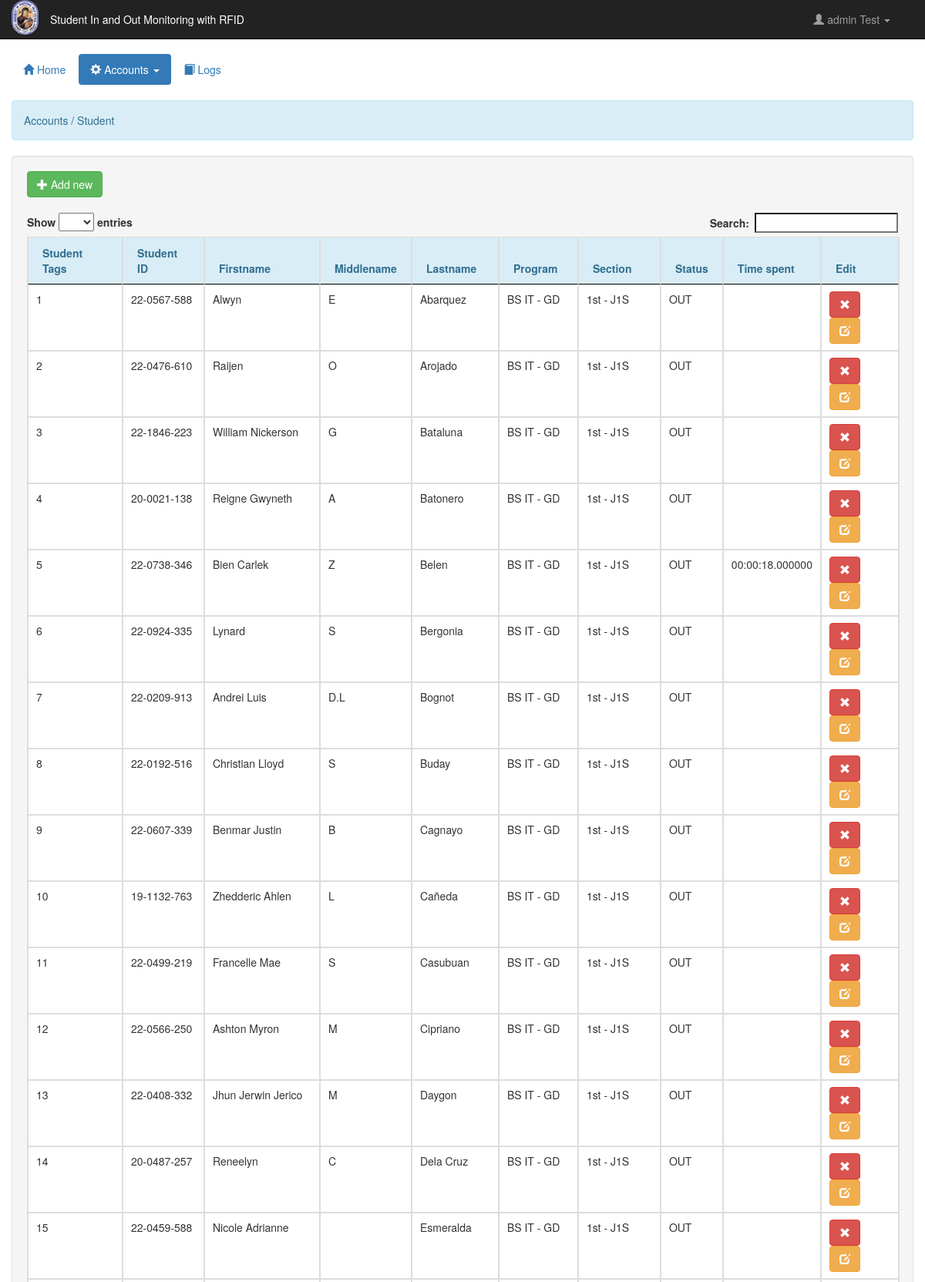
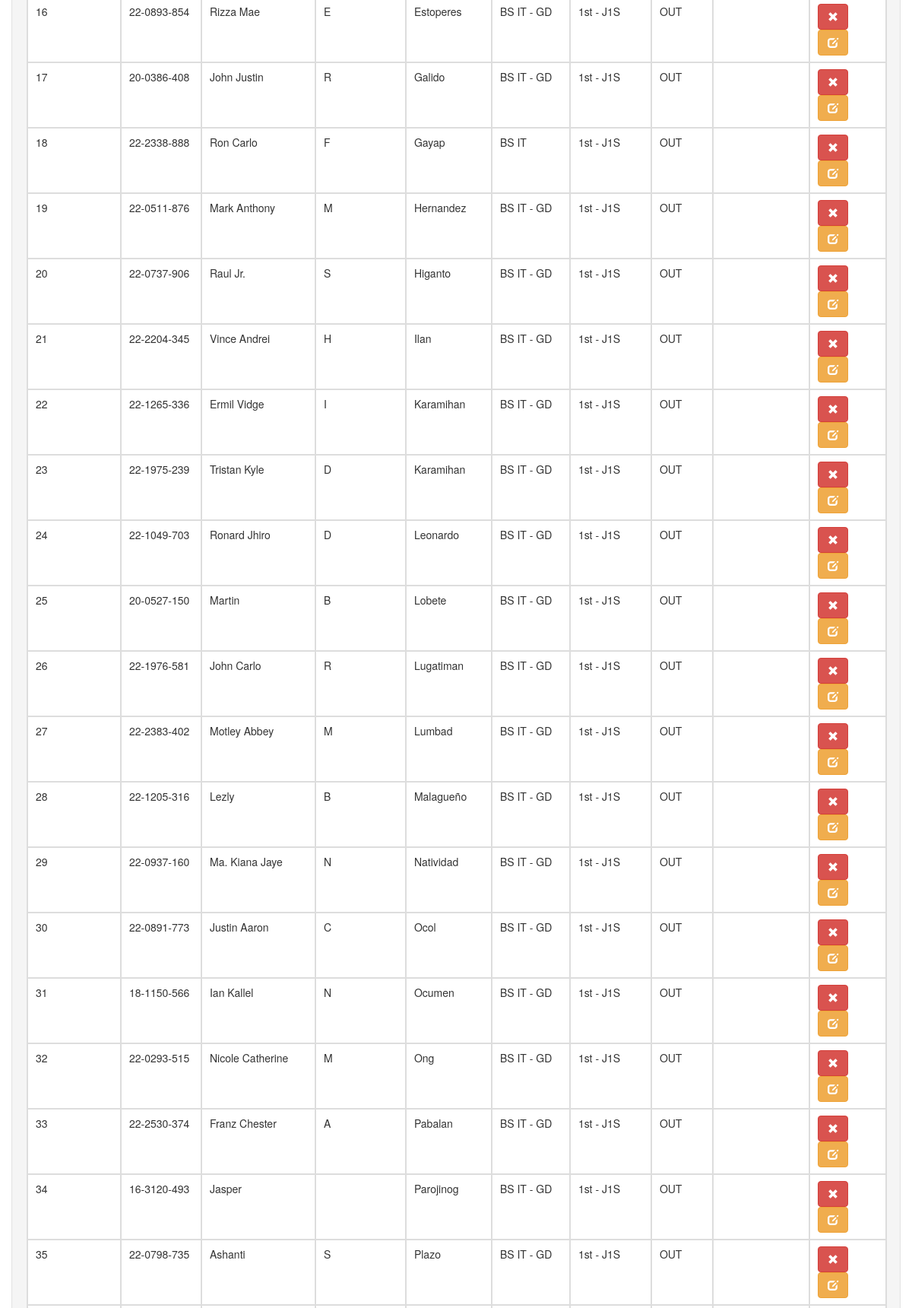
Page /admin/student.php (signed in, upper part) on the committed database (2 pictures, top to bottom).
### tables this page shows
CREATE TABLE `student` (
  `student_id` int(11) NOT NULL,
  `student_no` varchar(100) NOT NULL,
  `student_idno` varchar(255) NOT NULL,
  `firstname` varchar(100) NOT NULL,
  `middlename` varchar(100) NOT NULL,
  `lastname` varchar(100) NOT NULL,
  `course` varchar(10) NOT NULL,
  `section` varchar(30) NOT NULL,
  `user_status` enum('IN','OUT') NOT NULL DEFAULT 'OUT',
  `time_spent` time(6) DEFAULT NULL,
  `start_time` time DEFAULT NULL,
  `end_time` time NOT NULL
);

### admin/account.php (called while the page is built)
<?php
	require_once 'connect.php';
	$q_adminname = $conn->query("SELECT * FROM `admin` WHERE `admin_id` = '$_SESSION[admin_id]'") or die(mysqli_error());
	$f_adminname = $q_adminname->fetch_array();
	$admin_name = $f_adminname['firstname']." ".$f_adminname['lastname'];

### admin/student.php (the view, shortened to what this page needs)
<!DOCTYPE html>
<?php
	require_once 'account.php';
?>
<html lang = "eng">
	<head>
		<link rel = "stylesheet" href = "css/bootstrap.css" />
		<link rel = "stylesheet" href = "css/jquery.dataTables.css" />
	</head>
	<body>
		<nav class = "navbar navbar-inverse navbar-fixed-top">
			<div class = "container-fluid">
				<div class = "navbar-header">
					<img src = "../Pictures/perps-logo.png" width = "35px" height = "45px"/>
					<p class = "navbar-text pull-right">Student In and Out Monitoring with RFID</p>
				</div>
				<ul class = "nav navbar-nav navbar-right">
					<li class = "dropdown">
						<a href = "#" class = "dropdown-toggle" data-toggle = "dropdown"><i class = "glyphicon glyphicon-user"></i> <?php echo htmlentities($admin_name)?> <b class = "caret"></b></a>
					</li>
				</ul>
			</div>
		</nav>
		<div class = "container-fluid" style = "margin-top:70px;">
			<ul class = "nav nav-pills">
				<li><a href = "home.php"><span class = "glyphicon glyphicon-home"></span> Home</a></li>
				<li class = "dropdown active">
					<a class = "dropdown-toggle" data-toggle = "dropdown" href = "#"><span class = "glyphicon glyphicon-cog"></span> Accounts <span class = "caret"></span></a>
				</li>
				<li><a href = "record.php"><span class = "glyphicon glyphicon-book"></span> Logs</a></li>
			</ul>
			<br />
			<div class = "alert alert-info">Accounts / Student</div>
			<div class = "well col-lg-12">
				<button class = "btn btn-success" type = "button" href = "#" data-toggle = "modal" data-target = "#add_student"><span class = "glyphicon glyphicon-plus"></span> Add new </button>
				<br />
				<br />
				<table id = "table" class = "table table-bordered">
					<thead class = "alert-info">
						<tr>
							<th>Student Tags</th>
							<th>Student ID</th>
							<th>Firstname</th>
							<th>Middlename</th>
							<th>Lastname</th>
							<th>Program</th>
							<th>Section</th>
							<th>Status</th>
							<th>Time spent</th>
							<th>Edit</th>
						</tr>
					</thead>
					<tbody>
						<?php
							$q_student = $conn->query("SELECT * FROM `student`") or die(mysqli_error());
							while($f_student = $q_student->fetch_array()){
						?>
					<tr>
							<td><?php echo $f_student['student_no']?></td>
							<td><?php echo $f_student['student_idno']?></td>
							<td><?php echo $f_student['firstname']?></td>
							<td><?php echo $f_student['middlename']?></td>
							<td><?php echo $f_student['lastname']?></td>
							<td><?php echo $f_student['course']?></td>
							<td><?php echo $f_student['section']?></td>
							<td><?php echo $f_student['user_status']?></td>
							<td><?php echo $f_student['time_spent']?></td>
							<td><a class = "btn btn-danger rstudent_id" name = "<?php echo $f_student['student_id']?>" href = "#" data-toggle = "modal" data-target = "#delete"><span class = "glyphicon glyphicon-remove"></span></a> <a class = "btn btn-warning  estudent_id" name = "<?php echo $f_student['student_id']?>" href = "#" data-toggle = "modal" data-target = "#edit_student"><span class = "glyphicon glyphicon-edit"></span></a></td>
						</tr>
						<?php
							}
						?>
					</tbody>
				</table>
			</div>
			<br />
			<br />
			<br />
		</div>
	</body>
</html>

### rows in the picture
student: student_no "1", student_idno "22-0567-588", firstname "Alwyn", middlename "E", lastname "Abarquez", course "BS IT - GD", section "1st - J1S", user_status "OUT"
student: student_no "2", student_idno "22-0476-610", firstname "Raijen", middlename "O", lastname "Arojado", course "BS IT - GD", section "1st - J1S", user_status "OUT"
student: student_no "3", student_idno "22-1846-223", firstname "William Nickerson", middlename "G", lastname "Bataluna", course "BS IT - GD", section "1st - J1S", user_status "OUT"
student: student_no "4", student_idno "20-0021-138", firstname "Reigne Gwyneth", middlename "A", lastname "Batonero", course "BS IT - GD", section "1st - J1S", user_status "OUT"
student: student_no "5", student_idno "22-0738-346", firstname "Bien Carlek", middlename "Z", lastname "Belen", course "BS IT - GD", section "1st - J1S", user_status "OUT", time_spent "00:00:18.000000"
student: student_no "6", student_idno "22-0924-335", firstname "Lynard", middlename "S", lastname "Bergonia", course "BS IT - GD", section "1st - J1S", user_status "OUT"
student: student_no "7", student_idno "22-0209-913", firstname "Andrei Luis", middlename "D.L", lastname "Bognot", course "BS IT - GD", section "1st - J1S", user_status "OUT"
student: student_no "8", student_idno "22-0192-516", firstname "Christian Lloyd", middlename "S", lastname "Buday", course "BS IT - GD", section "1st - J1S", user_status "OUT"
student: student_no "9", student_idno "22-0607-339", firstname "Benmar Justin", middlename "B", lastname "Cagnayo", course "BS IT - GD", section "1st - J1S", user_status "OUT"
student: student_no "10", student_idno "19-1132-763", firstname "Zhedderic Ahlen", middlename "L", lastname "Cañeda", course "BS IT - GD", section "1st - J1S", user_status "OUT"
student: student_no "11", student_idno "22-0499-219", firstname "Francelle Mae", middlename "S", lastname "Casubuan", course "BS IT - GD", section "1st - J1S", user_status "OUT"
student: student_no "12", student_idno "22-0566-250", firstname "Ashton Myron", middlename "M", lastname "Cipriano", course "BS IT - GD", section "1st - J1S", user_status "OUT"
student: student_no "13", student_idno "22-0408-332", firstname "Jhun Jerwin Jerico", middlename "M", lastname "Daygon", course "BS IT - GD", section "1st - J1S", user_status "OUT"
student: student_no "14", student_idno "20-0487-257", firstname "Reneelyn", middlename "C", lastname "Dela Cruz", course "BS IT - GD", section "1st - J1S", user_status "OUT"
student: student_no "15", student_idno "22-0459-588", firstname "Nicole Adrianne", lastname "Esmeralda", course "BS IT - GD", section "1st - J1S", user_status "OUT"
student: student_no "16", student_idno "22-0893-854", firstname "Rizza Mae", middlename "E", lastname "Estoperes", course "BS IT - GD", section "1st - J1S", user_status "OUT"
student: student_no "17", student_idno "20-0386-408", firstname "John Justin", middlename "R", lastname "Galido", course "BS IT - GD", section "1st - J1S", user_status "OUT"
student: student_no "18", student_idno "22-2338-888", firstname "Ron Carlo", middlename "F", lastname "Gayap", course "BS IT", section "1st - J1S", user_status "OUT"
student: student_no "19", student_idno "22-0511-876", firstname "Mark Anthony", middlename "M", lastname "Hernandez", course "BS IT - GD", section "1st - J1S", user_status "OUT"
student: student_no "20", student_idno "22-0737-906", firstname "Raul Jr.", middlename "S", lastname "Higanto", course "BS IT - GD", section "1st - J1S", user_status "OUT"
student: student_no "21", student_idno "22-2204-345", firstname "Vince Andrei", middlename "H", lastname "Ilan", course "BS IT - GD", section "1st - J1S", user_status "OUT"
student: student_no "22", student_idno "22-1265-336", firstname "Ermil Vidge", middlename "I", lastname "Karamihan", course "BS IT - GD", section "1st - J1S", user_status "OUT"
student: student_no "23", student_idno "22-1975-239", firstname "Tristan Kyle", middlename "D", lastname "Karamihan", course "BS IT - GD", section "1st - J1S", user_status "OUT"
student: student_no "24", student_idno "22-1049-703", firstname "Ronard Jhiro", middlename "D", lastname "Leonardo", course "BS IT - GD", section "1st - J1S", user_status "OUT"
student: student_no "25", student_idno "20-0527-150", firstname "Martin", middlename "B", lastname "Lobete", course "BS IT - GD", section "1st - J1S", user_status "OUT"
student: student_no "26", student_idno "22-1976-581", firstname "John Carlo", middlename "R", lastname "Lugatiman", course "BS IT - GD", section "1st - J1S", user_status "OUT"
student: student_no "27", student_idno "22-2383-402", firstname "Motley Abbey", middlename "M", lastname "Lumbad", course "BS IT - GD", section "1st - J1S", user_status "OUT"
student: student_no "28", student_idno "22-1205-316", firstname "Lezly", middlename "B", lastname "Malagueño", course "BS IT - GD", section "1st - J1S", user_status "OUT"
student: student_no "29", student_idno "22-0937-160", firstname "Ma. Kiana Jaye", middlename "N", lastname "Natividad", course "BS IT - GD", section "1st - J1S", user_status "OUT"
student: student_no "30", student_idno "22-0891-773", firstname "Justin Aaron", middlename "C", lastname "Ocol", course "BS IT - GD", section "1st - J1S", user_status "OUT"
student: student_no "31", student_idno "18-1150-566", firstname "Ian Kallel", middlename "N", lastname "Ocumen", course "BS IT - GD", section "1st - J1S", user_status "OUT"
student: student_no "32", student_idno "22-0293-515", firstname "Nicole Catherine", middlename "M", lastname "Ong", course "BS IT - GD", section "1st - J1S", user_status "OUT"
student: student_no "33", student_idno "22-2530-374", firstname "Franz Chester", middlename "A", lastname "Pabalan", course "BS IT - GD", section "1st - J1S", user_status "OUT"
student: student_no "34", student_idno "16-3120-493", firstname "Jasper", lastname "Parojinog", course "BS IT - GD", section "1st - J1S", user_status "OUT"
student: student_no "35", student_idno "22-0798-735", firstname "Ashanti", middlename "S", lastname "Plazo", course "BS IT - GD", section "1st - J1S", user_status "OUT"

### other values in the picture
$admin_name "admin Test"
